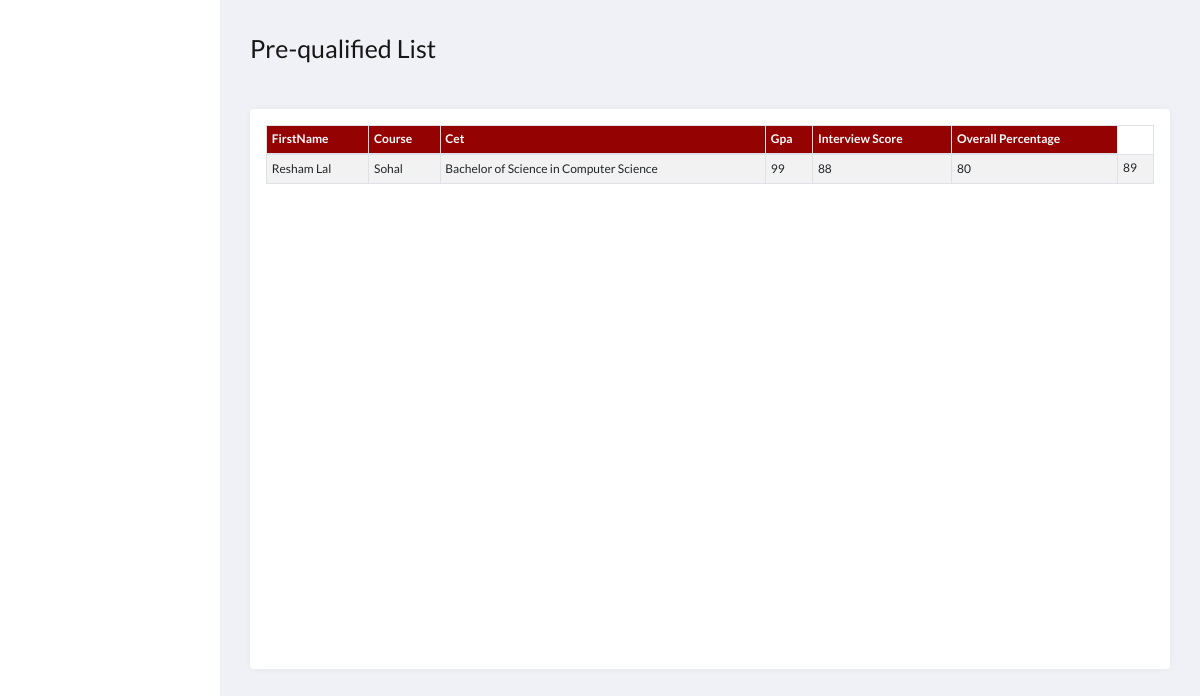
The page /ao/coe.ao.main.php on the database its author committed.
### tables this page shows
CREATE TABLE `selectedcourse` (
  `id` int(11) NOT NULL,
  `user_id` int(11) NOT NULL,
  `course_id` int(11) NOT NULL,
  `file_id` int(11) NOT NULL,
  `userStatus` varchar(100) DEFAULT NULL,
  `date` varchar(200) NOT NULL,
  `ic` varchar(100) DEFAULT NULL,
  `average` float DEFAULT NULL,
  `inter_score` int(100) DEFAULT NULL
);

CREATE TABLE `users` (
  `id` int(11) NOT NULL,
  `applicantid` int(11) DEFAULT NULL,
  `username` varchar(100) NOT NULL,
  `fname` varchar(100) NOT NULL,
  `lname` varchar(100) NOT NULL,
  `email` varchar(100) NOT NULL,
  `user_type` varchar(100) NOT NULL,
  `password` varchar(100) NOT NULL,
  `studentType` varchar(100) DEFAULT NULL
);

CREATE TABLE `coursestbl` (
  `course_id` int(11) NOT NULL,
  `course_name` varchar(255) NOT NULL,
  `course_description` varchar(1000) NOT NULL,
  `college_id` int(11) NOT NULL,
  `course_img` text DEFAULT NULL,
  `quota` int(200) DEFAULT NULL,
  `waiting` int(200) DEFAULT NULL,
  `cet_req` float DEFAULT NULL,
  `gpa_req` float DEFAULT NULL
);

CREATE TABLE `attachment` (
  `id` int(11) NOT NULL,
  `cet_path` text NOT NULL,
  `gmoral_path` text NOT NULL,
  `gpa_path` text NOT NULL,
  `shiftee_path` text DEFAULT NULL,
  `user_id` int(100) NOT NULL,
  `cetValue` varchar(100) NOT NULL,
  `gpaValue` varchar(100) NOT NULL
);

### ao/coe.ao.main.php (the view, shortened to what this page needs)
<?php
include('../functions.php');
?>
<!DOCTYPE html>
<html lang="en">
<head>
    <link rel="stylesheet" href="../bootstrap4/css/bootstrap.min.css">
    <link href="//maxcdn.bootstrapcdn.com/font-awesome/4.7.0/css/font-awesome.min.css" rel="stylesheet">
    <link rel="stylesheet" href="../css/coe.style.css">
    <link rel="stylesheet" type="text/css" href="../DataTables/datatables.css">
</head>
<body>
      <section class="page-content">
        <section class="btn-group">
          <p class="section-name">Pre-qualified List</p>
        </section>
        <section class="grid">
          <article>
          <div class="table table-responsive-sm table-responsive-md table-responsive-lg table-responsive-xl mx-3 my-3">
          <table class="table table-sm table-striped table-bordered table-hover" id="printable-table">
                    <thead class="thead">
                    <?php $results = mysqli_query($db, "SELECT * from selectedcourse LEFT JOIN users ON selectedcourse.user_id = users.id
                     LEFT JOIN coursestbl ON selectedcourse.course_id = coursestbl.course_id
                     LEFT JOIN attachment ON selectedcourse.file_id = attachment.id WHERE userStatus='QUALIFIED'")?>
                        <tr>
                            <th>FirstName</th>
                            <th>Course</th>
                            <th>Cet</th>
                            <th>Gpa</th>
                            <th>Interview Score</th>
                            <th>Overall Percentage</th>
                        </tr>
                    </thead>
                    <tbody class="tbody">
                        <?php   while ($row = mysqli_fetch_array($results)) { ?>
                        <tr>
                            <td><?php echo $row['fname']; ?> </td>
                            <td><?php echo $row['lname']; ?> </td>
                            <td><?php echo $row['course_name']; ?></td>
                            <td><?php echo $row['cetValue']; ?></td>
                            <td><?php echo $row['gpaValue']; ?></td>
                            <td><?php echo $row['inter_score']; ?></td>
                            <td><?php echo $row['average']; ?></td>
                        </tr>
                          <?php
                            }
                         ?>
                    </tbody>
                </table>
          </article>
        </section>
      </section>
</body>
</html>

### css/coe.style.css (style rules this page uses)
:root { --page-header-bgColor: rgb(148, 2, 2); --page-header-bgColor-hover: rgb(88, 2, 2); --page-header-txtColor: white; --page-header-headingColor: rgb(202, 198, 198); --page-header-width: 220px; --page-content-bgColor: #f0f1f6; --page-content-txtColor: #171616; --page-content-blockColor: #fff; --white: #fff; --black: #333; --blue: #00b9eb; --red: #ec1848; --border-radius: 4px; --box-shadow: 0 0 10px -2px rgba(0, 0, 0, 0.075); }
* { padding: 0; margin: 0; box-sizing: border-box; }
body { font: 16px/1.5 "Lato", sans-serif; }
.page-content { position: relative; left: var(--page-header-width); width: calc(100% - var(--page-header-width)); min-height: 100vh; padding: 30px; color: var(--page-content-txtColor); background: var(--page-content-bgColor); }
.btn-group { display: grid; grid-template-columns: 1fr auto; grid-column-gap: 0px; align-items: center; background: var(--page-content-bgColor); margin-bottom: 25px; }
.btn-group .section-name { font-size: 25px; }
.page-content .grid .thead { background-color: var(--page-header-bgColor); color: white; font-size: 12px; }
.page-content .grid .tbody { font-size: 12px; }
.page-content .grid > article { display: flex; min-height: 70vh; height: 100%; background: var(--page-content-blockColor); border-radius: var(--border-radius); box-shadow: var(--box-shadow); }

### rows shown on the page
selectedcourse: user.fname "Resham Lal", user.lname "Sohal", course.course_name "Bachelor of Science in Computer Science", file.cetValue "99", file.gpaValue "88", inter_score "80", average "89"
